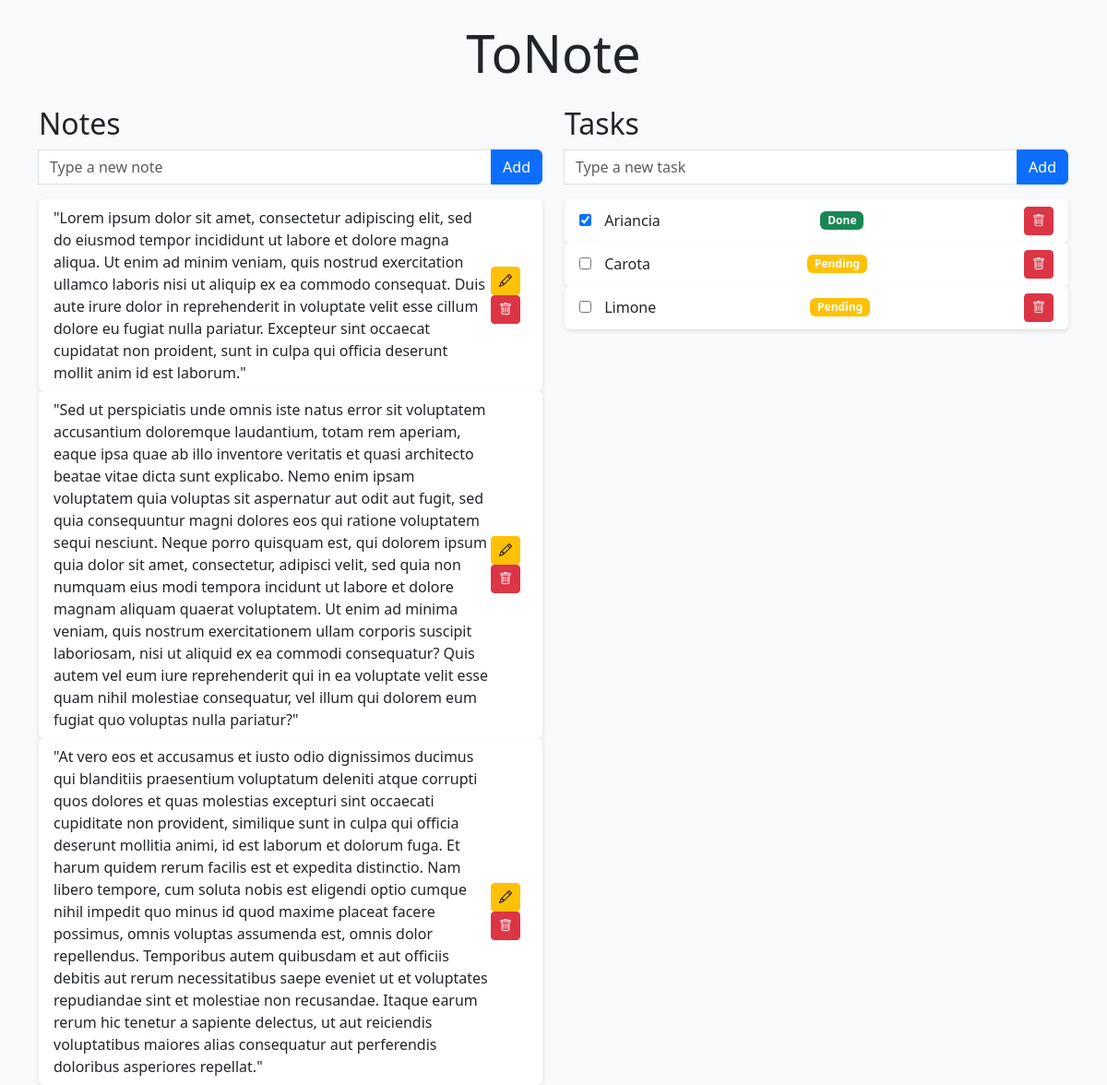
Before: / with the older database file.
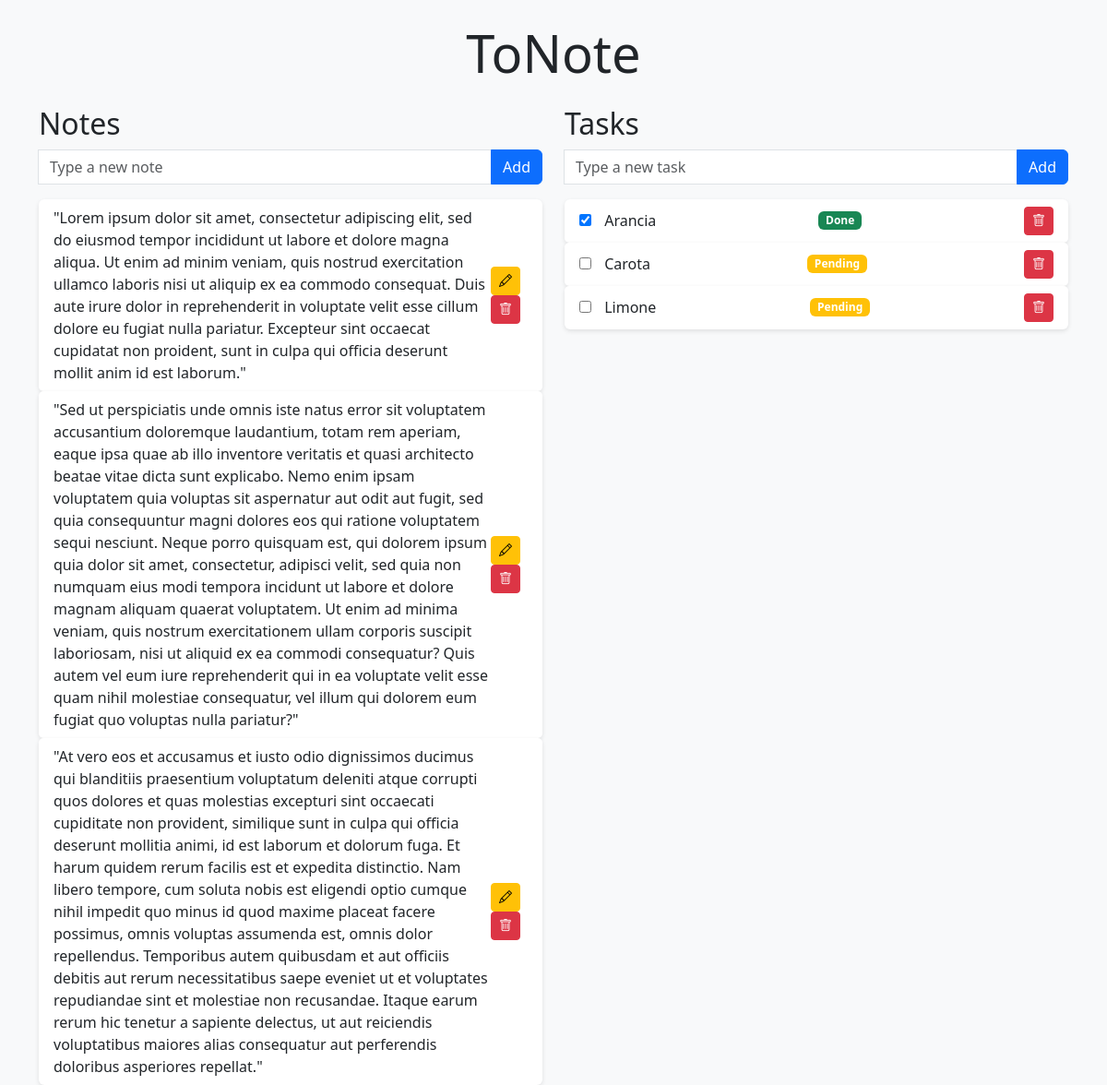
After: the same page with the newer database file.
### app/models.py (models this page shows, shortened)
class Note(db.Model):
    id = db.Column(db.Integer, primary_key=True)
    content = db.Column(db.String(512), nullable=False)
    @staticmethod
    def get_all():
        return Note.query.all()

class Todo(db.Model):
    id = db.Column(db.Integer, primary_key=True)
    task = db.Column(db.String(128), nullable=False)
    is_done = db.Column(db.Boolean, default=False)
    created_at = db.Column(db.DateTime, default=db.func.now())
    @staticmethod
    def get_all():
        return Todo.query.all()

### app/controllers.py (the view)
@main_blueprint.route('/')
def index():
    notes = models.Note.get_all()
    todos = models.Todo.get_all()
    return render_template('index.html', notes=notes, todos=todos)

### app/templates/index.html (shortened to what this page needs)
{% extends 'base.html' %}
{% block content %}
<div class="text-center mb-4">
    <br>
    <h1 class="display-4">ToNote</h1>
</div>
<div class="row">
    <div class="col-md-6">
        <h2>Notes</h2>
        <form method="POST" action="{{ url_for('main.add_note') }}" class="input-group mb-3">
            <input type="text" name="content" class="form-control" placeholder="Type a new note" required>
            <button type="submit" class="btn btn-primary">Add</button>
        </form>
        <ul class="list-group">
            {% for note in notes %}
                <li class="list-group-item d-flex justify-content-between align-items-center">
                    {{ note.content }}
                    <div>
                        <a href="{{ url_for('main.edit_note', note_id=note.id) }}" class="btn btn-warning btn-sm me-2">
                            <i class="bi bi-pencil sf-2"></i>
                        </a>
                        <form method="POST" action="{{ url_for('main.delete_note', note_id=note.id) }}" style="display:inline;">
                            <button type="submit" class="btn btn-danger btn-sm"><i class="bi bi-trash sf-2"></i></button>
                        </form>
                    </div>
                </li>
            {% endfor %}
        </ul>
    </div>
    <div class="col-md-6">
        <h2>Tasks</h2>
        <form method="POST" action="{{ url_for('main.add_todo') }}" class="input-group mb-3">
            <input type="text" name="task" class="form-control" placeholder="Type a new task" required>
            <button type="submit" class="btn btn-primary">Add</button>
        </form>
        <ul class="list-group">
            {% for todo in todos %}
                <li class="list-group-item d-flex justify-content-between align-items-center">
                    <form method="POST" action="{{ url_for('main.toggle_todo', todo_id=todo.id) }}">
                        <input type="checkbox" name="is_done" onchange="this.form.submit()" {% if todo.is_done %}checked{% endif %} />
                        <span class="task-text">
                            {{ todo.task }}
                        </span>
                    </form>
                    <span class="badge {% if todo.is_done %}bg-success{% else %}bg-warning{% endif %}">
                        {% if todo.is_done %}Done{% else %}Pending{% endif %}
                    </span>
                    <div>
                        <form method="POST" action="{{ url_for('main.delete_todo', todo_id=todo.id) }}" style="display:inline;">
                            <button type="submit" class="btn btn-danger btn-sm"><i class="bi bi-trash sf-2"></i></button>
                        </form>
                    </div>
                </li>
            {% endfor %}
        </ul>
    </div>
</div>
{% endblock %}

### app/templates/base.html (shortened to what this page needs)
<!DOCTYPE html>
<html lang="en">
<head>
    <link href="https://cdn.jsdelivr.net/npm/bootstrap@5.3.0-alpha3/dist/css/bootstrap.min.css" rel="stylesheet">
    <link rel="stylesheet" href="https://cdn.jsdelivr.net/npm/bootstrap-icons/font/bootstrap-icons.css">
    <link rel="stylesheet" href="{{ url_for('static', filename='style.css') }}">
</head>
<body>
    <div class="container">
        {% block content %}{% endblock %}
    </div>
</body>
</html>

### app/static/style.css (style rules this page uses)
body { background-color: #f8f9fa; }
.list-group-item { border: none; border-radius: 5px; box-shadow: 0 2px 5px rgba(0, 0, 0, 0.1); }
.task-text { padding-left: 10px; }

Changed rows visible on the page:
changed Todo: task "Ariancia" → "Arancia"
